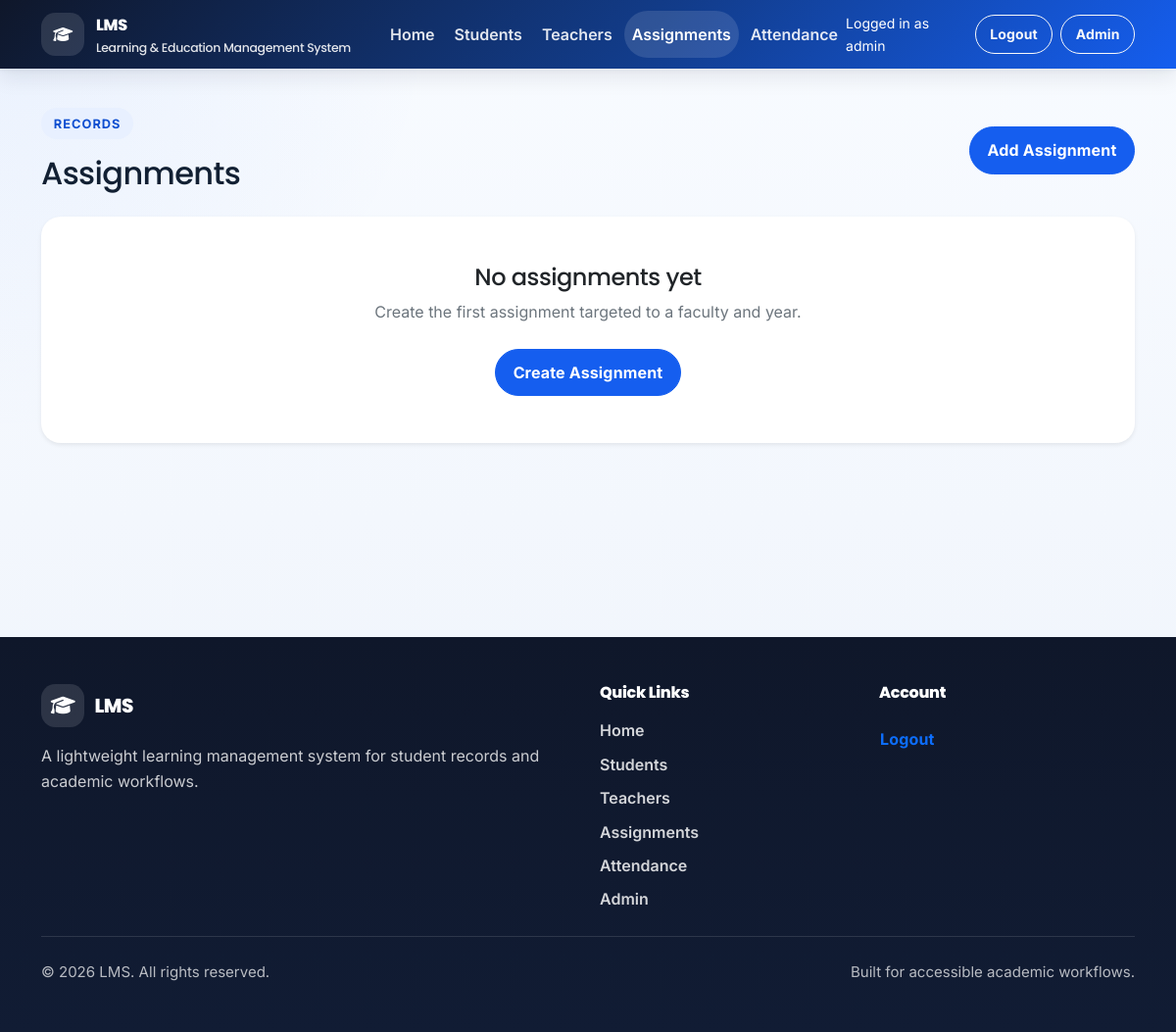
The page /assignments/ (signed in) on the database as committed earlier.
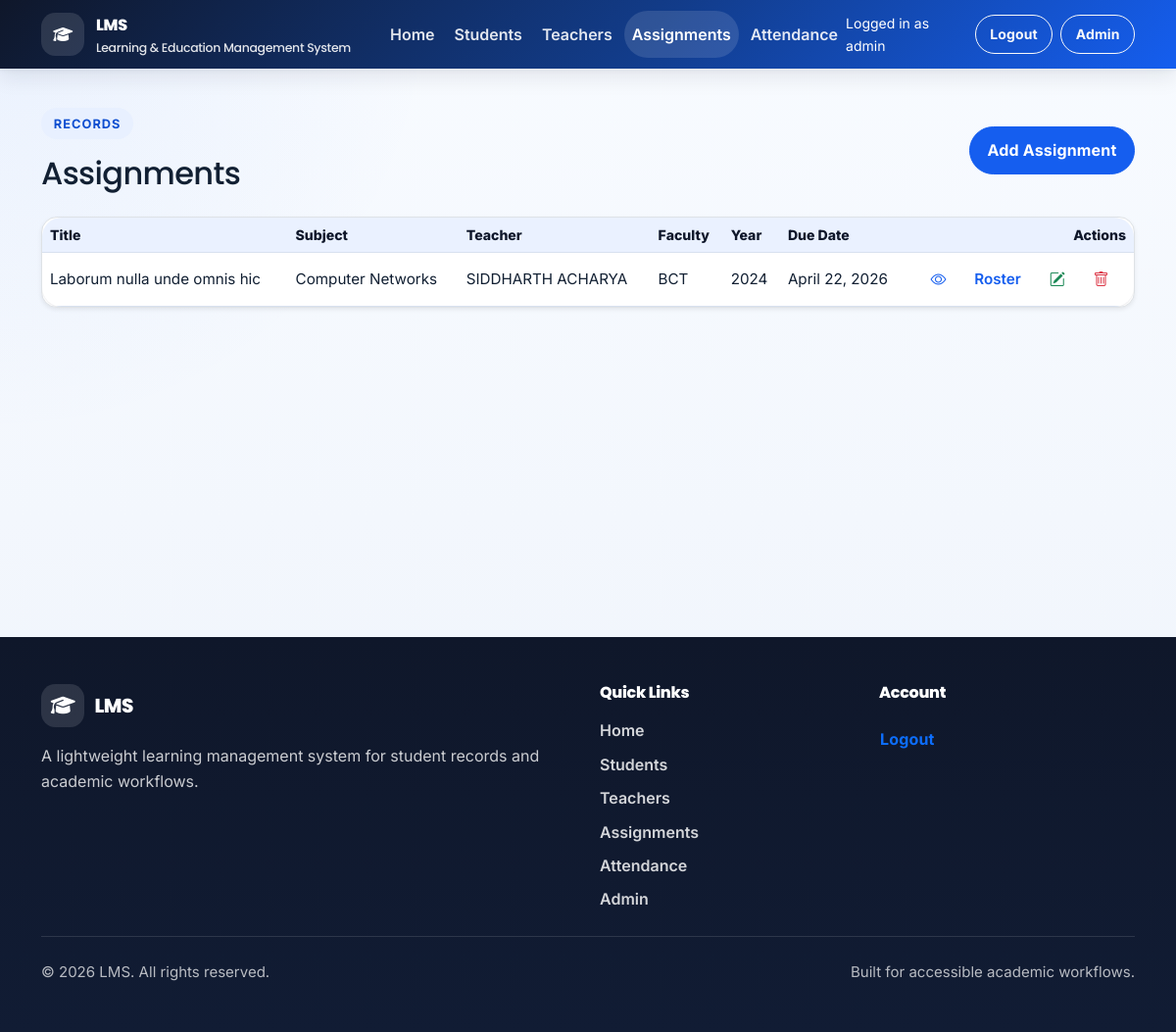
The same page on the database as committed later.
### assignment/models.py (models this page shows, shortened)
class Assignment(models.Model):
    title = models.CharField(max_length=200)
    description = models.TextField(null=True, blank=True, default=None)
    subject = models.ForeignKey(
        Subject,
        on_delete=models.SET_NULL,
        null=True,
        blank=True,
        default=None,
        related_name='assignments',
    )
    faculty = models.ForeignKey(
        Faculty,
        on_delete=models.SET_NULL,
        null=True,
        blank=True,
        default=None,
        related_name='assignments',
    )
    enrollment_batch = models.ForeignKey(
        EnrollmentYear,
        on_delete=models.SET_NULL,
        null=True,
        blank=True,
        default=None,
        related_name='assignments',
    )
    teacher = models.ForeignKey(
        Teacher,
        on_delete=models.SET_NULL,
        null=True,
        blank=True,
        default=None,
        related_name='assignments',
    )
    attachment = models.FileField(upload_to='assignment_files/', null=True, blank=True, default=None)
    due_date = models.DateField(null=True, blank=True, default=None)
    created_at = models.DateTimeField(auto_now_add=True)

### student/models.py (models this page shows)
class Subject(models.Model):
    name = models.CharField(max_length=150, unique=True)
    code = models.CharField(max_length=30, unique=True, null=True, blank=True, default=None)
    def __str__(self):
        return self.name

class Faculty(models.Model):
    name = models.CharField(max_length=150, unique=True)
    objects = FacultyManager()
    def __str__(self):
        return self.name

class EnrollmentYear(models.Model):
    year = models.PositiveIntegerField(unique=True)
    def __str__(self):
        return str(self.year)

### teacher/models.py (models this page shows)
class Teacher(models.Model):
    user = models.OneToOneField(
        User,
        on_delete=models.CASCADE,
        null=True,
        blank=True,
        default=None,
        related_name='teacher_profile',
    )
    name = models.CharField(max_length=100)
    employee_id = models.CharField(
        max_length=20, unique=True, null=True, blank=True, default=None
    )
    department = models.CharField(max_length=150, null=True, blank=True, default=None)
    qualification = models.CharField(max_length=150, null=True, blank=True, default=None)
    experience_years = models.IntegerField(null=True, blank=True, default=None)
    faculties = models.ManyToManyField(
        Faculty,
        blank=True,
        related_name='teachers',
    )
    email = models.EmailField(unique=True, null=True, blank=True, default=None)
    dp = models.ImageField(upload_to='teacher_dp/', null=True, blank=True, default=None)
    address = models.TextField(null=True, blank=True, default=None)
    joining_date = models.DateField(auto_now_add=True)
    is_first_login = models.BooleanField(default=True)
    def __str__(self):
        return self.name

### assignment/views.py (the view, shortened to what this page needs)
# urls.py: path('', AssignmentListView.as_view(), name='assignment-list'),
class AssignmentListView(LoginRequiredMixin, RoleFilteredAssignmentQuerysetMixin, ListView):
    model = Assignment
    template_name = 'assignment/assignment_list.html'
    context_object_name = 'assignments'
    def get_queryset(self):
        return self.get_role_filtered_queryset().order_by('-created_at', 'title')
    def get_context_data(self, **kwargs):
        context = super().get_context_data(**kwargs)
        student_profile = getattr(self.request.user, 'student_profile', None)
        return context

### assignment/views.py (called while the page is built, shortened)
    def get_base_queryset(self):
        return Assignment.objects.select_related(
            'subject', 'teacher', 'faculty', 'enrollment_batch'
        ).prefetch_related('recipients__student')

    def get_role_filtered_queryset(self):
        queryset = self.get_base_queryset()
        user = self.request.user
        if user.is_superuser or user.is_staff:
            return queryset

### LMS/templates/assignment/assignment_list.html (shortened to what this page needs)
{% extends 'base.html' %}
{% block content %}
<section class="container py-4">
	<div class="d-flex flex-wrap justify-content-between align-items-center gap-3 mb-4">
		<div>
			<span class="eyebrow">Records</span>
			<h1 class="h2 mb-0">Assignments</h1>
		</div>
		{% if can_manage_academic_records %}
		<a class="btn btn-primary" href="{% url 'assignment:assignment-create' %}">Add Assignment</a>
		{% endif %}
	</div>
	{% if assignments %}
		<div class="table-responsive shadow-sm rounded-4 overflow-hidden bg-white border">
			<table class="table table-compact align-middle mb-0">
				<thead class="table-light">
					<tr>
						<th>Title</th>
						<th>Subject</th>
						<th>Teacher</th>
						<th>Faculty</th>
						<th>Year</th>
						<th>Due Date</th>
						<th class="text-end">Actions</th>
					</tr>
				</thead>
				<tbody>
					{% for assignment in assignments %}
						<tr>
							<td>{{ assignment.title }}</td>
							<td>{{ assignment.subject|default:"-" }}</td>
							<td>{{ assignment.teacher|default:"-" }}</td>
							<td>{{ assignment.faculty|default:"-" }}</td>
							<td>{{ assignment.enrollment_batch|default:"-" }}</td>
							<td>{{ assignment.due_date|date:"F j, Y"|default:"-" }}</td>
							<td class="text-end">
								<div class="action-links">
									<a href="{% url 'assignment:assignment-detail' assignment.pk %}" aria-label="View" title="View"><i class="bi bi-eye text-primary"></i><span class="visually-hidden">View</span></a>
									{% if can_manage_academic_records %}
									<a href="{% url 'assignment:assignment-roster' assignment.pk %}">Roster</a>
									<a href="{% url 'assignment:assignment-update' assignment.pk %}" aria-label="Edit" title="Edit"><i class="bi bi-pencil-square text-success"></i><span class="visually-hidden">Edit</span></a>
									<a href="{% url 'assignment:assignment-delete' assignment.pk %}" aria-label="Delete" title="Delete"><i class="bi bi-trash text-danger"></i><span class="visually-hidden">Delete</span></a>
									{% endif %}
								</div>
							</td>
						</tr>
					{% endfor %}
				</tbody>
			</table>
		</div>
	{% else %}
		<div class="empty-state card border-0 shadow-sm">
			<div class="card-body p-5 text-center">
				<h2 class="h4">No assignments yet</h2>
				{% if can_manage_academic_records %}
				<p class="text-secondary mb-4">Create the first assignment targeted to a faculty and year.</p>
				<a class="btn btn-primary" href="{% url 'assignment:assignment-create' %}">Create Assignment</a>
				{% else %}
				<p class="text-secondary mb-0">No assignments available for your account yet.</p>
				{% endif %}
			</div>
		</div>
	{% endif %}
</section>
{% endblock %}

### LMS/templates/base.html (shortened to what this page needs)
<!DOCTYPE html>
<html lang="en">
<head>
	{% load static %}
	<link href="https://cdn.jsdelivr.net/npm/bootstrap@5.3.7/dist/css/bootstrap.min.css" rel="stylesheet"
>
	<link rel="stylesheet" href="https://cdn.jsdelivr.net/npm/bootstrap-icons@1.11.3/font/bootstrap-icons.min.css">
	<link rel="stylesheet" href="https://cdnjs.cloudflare.com/ajax/libs/font-awesome/6.7.2/css/all.min.css"
 />
	<link rel="stylesheet" href="{% static 'css/styles.css' %}">
	<link rel="stylesheet" href="{% static 'css/lms-overrides.css' %}">
</head>
<body class="d-flex flex-column min-vh-100">
	<header class="site-header">
		<nav class="navbar navbar-expand-lg navbar-dark">
			<div class="container">
				<a class="navbar-brand" href="{% url 'home' %}" aria-label="LMS home">
					<span class="brand-icon" aria-hidden="true"><i class="fa-solid fa-graduation-cap"></i></span>
					<span class="brand-copy">
						<span class="brand-title">LMS</span>
						<span class="brand-subtitle">Learning & Education Management System</span>
					</span>
				</a>
				<div class="collapse navbar-collapse" id="primaryNav">
					{% with current_url_name=request.resolver_match.url_name current_namespace=request.resolver_match.namespace %}
					<ul class="navbar-nav me-auto mb-2 mb-lg-0 gap-lg-1">
						<li class="nav-item">
							<a class="nav-link {% if current_url_name == 'home' and not current_namespace %}active{% endif %}" href="{% url 'home' %}"
								{% if current_url_name == 'home' and not current_namespace %}aria-current="page"{% endif %}>Home</a>
						</li>
						<li class="nav-item">
							<a class="nav-link {% if current_namespace == 'student' %}active{% endif %}"
								href="{% url 'student:student-list' %}"
								{% if current_namespace == 'student' %}aria-current="page"{% endif %}>Students</a>
						</li>
						<li class="nav-item">
							<a class="nav-link {% if current_namespace == 'teacher' %}active{% endif %}"
								href="{% url 'teacher:teacher-list' %}"
								{% if current_namespace == 'teacher' %}aria-current="page"{% endif %}>Teachers</a>
						</li>
						<li class="nav-item">
							<a class="nav-link {% if current_namespace == 'assignment' %}active{% endif %}"
								href="{% url 'assignment:assignment-list' %}"
								{% if current_namespace == 'assignment' %}aria-current="page"{% endif %}>Assignments</a>
						</li>
						<li class="nav-item">
							<a class="nav-link {% if current_namespace == 'attendance' %}active{% endif %}"
								href="{% url 'attendance:attendance-list' %}"
								{% if current_namespace == 'attendance' %}aria-current="page"{% endif %}>Attendance</a>
						</li>
					</ul>
					{% endwith %}
					<ul class="navbar-nav ms-auto align-items-lg-center gap-lg-2">
						{% if request.user.is_authenticated %}
						<li class="nav-item text-white small me-lg-2">
							Logged in as {{ current_user_display_name }}
						</li>
						<li class="nav-item">
							<form method="post" action="{% url 'logout' %}" class="d-inline">
								<button type="submit" class="btn btn-outline-light btn-sm">Logout</button>
							</form>
						</li>
						{% else %}
						<li class="nav-item">
							<a class="btn btn-outline-light btn-sm" href="{% url 'login' %}">Login</a>
						</li>
						{% endif %}
						{% if request.user.is_staff or request.user.is_superuser %}
						<li class="nav-item">
							<a class="btn btn-outline-light btn-sm" href="{% url 'admin:index' %}">Admin</a>
						</li>
						{% endif %}
					</ul>
				</div>
			</div>
		</nav>
	</header>
	<main id="main-content" class="flex-grow-1">
		<div class="container pt-3">
		</div>
		{% block content %}{% endblock %}
	</main>
	<footer class="site-footer mt-auto">
		<div class="container py-5">
			<div class="row g-4">
				<div class="col-lg-6">
					<h2 class="footer-brand mb-3">
						<span class="brand-icon" aria-hidden="true"><i class="fa-solid fa-graduation-cap"></i></span>
						LMS
					</h2>
					<p class="footer-copy mb-0">
						A lightweight learning management system for student records and academic workflows.
					</p>
				</div>
				<div class="col-lg-3 col-md-6">
					<h3 class="footer-heading">Quick Links</h3>
					<ul class="footer-links list-unstyled mb-0">
						<li><a href="{% url 'home' %}">Home</a></li>
						<li><a href="{% url 'student:student-list' %}">Students</a></li>
						<li><a href="{% url 'teacher:teacher-list' %}">Teachers</a></li>
						<li><a href="{% url 'assignment:assignment-list' %}">Assignments</a></li>
						<li><a href="{% url 'attendance:attendance-list' %}">Attendance</a></li>
						{% if is_admin_like_user %}
						<li><a href="{% url 'admin:index' %}">Admin</a></li>
						{% endif %}
					</ul>
				</div>
				<div class="col-lg-3 col-md-6">
					<h3 class="footer-heading">Account</h3>
					<ul class="footer-links list-unstyled mb-0">
						{% if request.user.is_authenticated %}
						<li>
							<form method="post" action="{% url 'logout' %}" class="d-inline">
								<button type="submit" class="btn btn-link p-0 text-decoration-none">Logout</button>
							</form>
						</li>
						{% else %}
						<li><a href="{% url 'login' %}">Login</a></li>
						{% endif %}
					</ul>
				</div>
			</div>
			<div class="footer-divider my-4"></div>
			<div class="d-flex flex-column flex-md-row justify-content-between align-items-center gap-2">
				<p class="footer-note mb-0">&copy; {% now "Y" %} LMS. All rights reserved.</p>
				<p class="footer-note mb-0">Built for accessible academic workflows.</p>
			</div>
		</div>
	</footer>
</body>
</html>

### static/css/lms-overrides.css (style rules this page uses)
.eyebrow { display: inline-flex; align-items: center; gap: 0.5rem; padding: 0.35rem 0.8rem; margin-bottom: 1rem; border-radius: 999px; font-size: 0.8rem; font-weight: 700; letter-spacing: 0.08em; text-transform: uppercase; background: var(--color-primary-soft); color: var(--color-primary-hover); }
.table-responsive, .bg-white, .bg-light { box-shadow: var(--shadow-md); }
.action-links { display: inline-flex; gap: 0.85rem; flex-wrap: nowrap; justify-content: flex-end; font-weight: 600; align-items: center; white-space: nowrap; }
.action-links a { display: inline-flex; align-items: center; justify-content: center; flex-shrink: 0; }
.table-compact th, .table-compact td { white-space: normal; word-break: break-word; line-height: 1.35; font-size: 0.95rem; }
.table-compact td, .table-compact th { vertical-align: top; }
.table td.text-end, .table th.text-end { min-width: 170px; }

Rows that differ between the two databases and show on the page:
added Assignment: title "Laborum nulla unde omnis hic", subject "Computer Networks", teacher "SIDDHARTH ACHARYA", faculty "BCT", enrollment_batch "2024", due_date "April 22, 2026"
Other text that changed with them:
text no longer shown: "No assignments yet Create the first assignment targeted to a faculty and year. Create Assignment"
text now shown: "Title Subject Teacher Faculty Year Due Date Actions"
